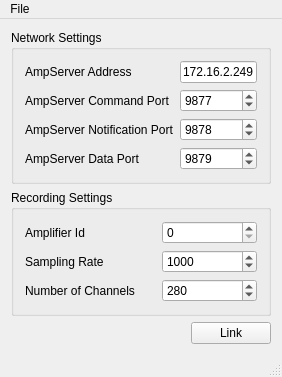
<?xml version="1.0" encoding="UTF-8"?>
<ui version="4.0">
 <class>MainWindow</class>
 <widget class="QMainWindow" name="MainWindow">
  <property name="geometry">
   <rect>
    <x>0</x>
    <y>0</y>
    <width>282</width>
    <height>331</height>
   </rect>
  </property>
  <property name="windowTitle">
   <string>EGI AmpServer Connector</string>
  </property>
  <widget class="QWidget" name="centralWidget">
   <layout class="QVBoxLayout" name="verticalLayout">
    <item>
     <widget class="QGroupBox" name="groupBox">
      <property name="title">
       <string>Network Settings</string>
      </property>
      <layout class="QFormLayout" name="formLayout">
       <item row="0" column="0">
        <widget class="QLabel" name="label_4">
         <property name="text">
          <string>AmpServer Address</string>
         </property>
        </widget>
       </item>
       <item row="0" column="1">
        <widget class="QLineEdit" name="serverAddress">
         <property name="text">
          <string>172.16.2.249</string>
         </property>
        </widget>
       </item>
       <item row="1" column="0">
        <widget class="QLabel" name="label_5">
         <property name="text">
          <string>AmpServer Command Port</string>
         </property>
        </widget>
       </item>
       <item row="1" column="1">
        <widget class="QSpinBox" name="commandPort">
         <property name="maximum">
          <number>65535</number>
         </property>
         <property name="value">
          <number>9877</number>
         </property>
        </widget>
       </item>
       <item row="2" column="0">
        <widget class="QLabel" name="label_6">
         <property name="text">
          <string>AmpServer Notification Port</string>
         </property>
        </widget>
       </item>
       <item row="2" column="1">
        <widget class="QSpinBox" name="notificationPort">
         <property name="maximum">
          <number>65535</number>
         </property>
         <property name="value">
          <number>9878</number>
         </property>
        </widget>
       </item>
       <item row="3" column="0">
        <widget class="QLabel" name="label_7">
         <property name="text">
          <string>AmpServer Data Port</string>
         </property>
        </widget>
       </item>
       <item row="3" column="1">
        <widget class="QSpinBox" name="dataPort">
         <property name="maximum">
          <number>65535</number>
         </property>
         <property name="value">
          <number>9879</number>
         </property>
        </widget>
       </item>
      </layout>
     </widget>
    </item>
    <item>
     <widget class="QGroupBox" name="groupBox_2">
      <property name="title">
       <string>Recording Settings</string>
      </property>
      <layout class="QFormLayout" name="formLayout_2">
       <item row="0" column="0">
        <widget class="QLabel" name="label_3">
         <property name="text">
          <string>Amplifier Id</string>
         </property>
        </widget>
       </item>
       <item row="0" column="1">
        <widget class="QSpinBox" name="amplifierId">
         <property name="minimum">
          <number>0</number>
         </property>
         <property name="maximum">
          <number>32</number>
         </property>
         <property name="value">
          <number>0</number>
         </property>
        </widget>
       </item>
       <item row="1" column="0">
        <widget class="QLabel" name="label">
         <property name="text">
          <string>Sampling Rate</string>
         </property>
        </widget>
       </item>
       <item row="1" column="1">
        <widget class="QSpinBox" name="samplingRate">
         <property name="minimum">
          <number>1</number>
         </property>
         <property name="maximum">
          <number>40000</number>
         </property>
         <property name="value">
          <number>1000</number>
         </property>
        </widget>
       </item>
       <item row="2" column="0">
        <widget class="QLabel" name="label_2">
         <property name="minimumSize">
          <size>
           <width>131</width>
           <height>0</height>
          </size>
         </property>
         <property name="text">
          <string>Number of Channels</string>
         </property>
        </widget>
       </item>
       <item row="2" column="1">
        <widget class="QSpinBox" name="channelCount">
         <property name="minimum">
          <number>1</number>
         </property>
         <property name="maximum">
          <number>512</number>
         </property>
         <property name="value">
          <number>280</number>
         </property>
        </widget>
       </item>
      </layout>
     </widget>
    </item>
    <item>
     <layout class="QHBoxLayout" name="horizontalLayout">
      <item>
       <spacer name="horizontalSpacer">
        <property name="orientation">
         <enum>Qt::Horizontal</enum>
        </property>
        <property name="sizeHint" stdset="0">
         <size>
          <width>40</width>
          <height>20</height>
         </size>
        </property>
       </spacer>
      </item>
      <item>
       <widget class="QPushButton" name="linkButton">
        <property name="text">
         <string>Link</string>
        </property>
       </widget>
      </item>
     </layout>
    </item>
   </layout>
  </widget>
  <widget class="QMenuBar" name="menuBar">
   <property name="geometry">
    <rect>
     <x>0</x>
     <y>0</y>
     <width>282</width>
     <height>18</height>
    </rect>
   </property>
   <widget class="QMenu" name="menuFile">
    <property name="title">
     <string>File</string>
    </property>
    <addaction name="actionLoad_Configuration"/>
    <addaction name="actionSave_Configuration"/>
    <addaction name="separator"/>
    <addaction name="actionQuit_2"/>
   </widget>
   <addaction name="menuFile"/>
  </widget>
  <widget class="QStatusBar" name="statusBar"/>
  <action name="actionLoad_Configuration">
   <property name="text">
    <string>Load Configuration</string>
   </property>
  </action>
  <action name="actionSave_Configuration">
   <property name="text">
    <string>Save Configuration</string>
   </property>
  </action>
  <action name="actionQuit">
   <property name="text">
    <string>Quit</string>
   </property>
  </action>
  <action name="actionQuit_2">
   <property name="text">
    <string>Quit</string>
   </property>
  </action>
 </widget>
 <layoutdefault spacing="6" margin="11"/>
 <resources/>
 <connections/>
</ui>
